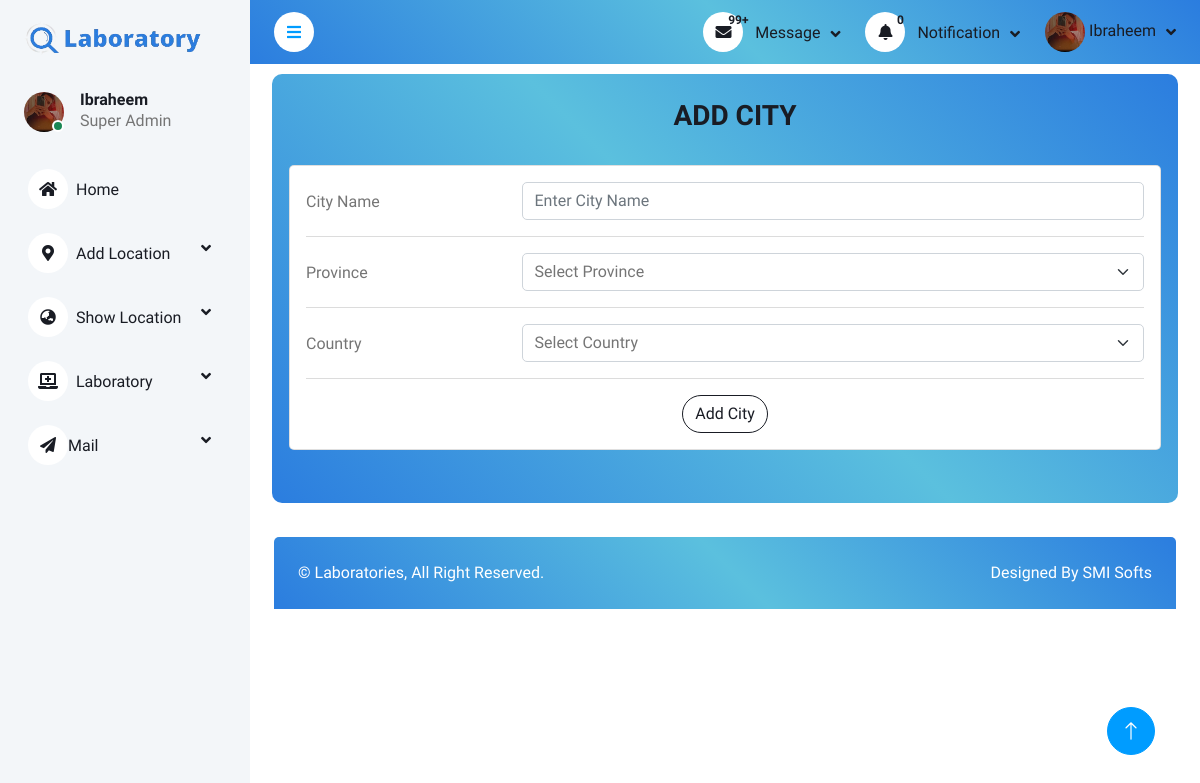
The page /Dashborads/add.location.php?id=city (signed in) on the database its author committed.
### tables this page shows
CREATE TABLE `signup` (
  `id` int(5) UNSIGNED ZEROFILL NOT NULL,
  `userName` varchar(20) NOT NULL,
  `userEmail` varchar(50) NOT NULL,
  `userFullName` varchar(50) DEFAULT NULL,
  `userimage` varchar(50) DEFAULT NULL,
  `userCNIC` varchar(20) NOT NULL,
  `userPhone` varchar(15) NOT NULL,
  `userReligion` varchar(20) DEFAULT NULL,
  `userGender` varchar(10) DEFAULT NULL,
  `userCity` varchar(30) DEFAULT NULL,
  `userCountry` varchar(30) DEFAULT NULL,
  `userAddress` varchar(50) DEFAULT NULL,
  `userPassword` varchar(70) NOT NULL,
  `Role` varchar(15) DEFAULT 'User',
  `Status` varchar(10) NOT NULL
);

### Dashborads/add.location.php (the view, shortened to what the rows shown need)
<?php
require("auth/auth.check.php");
?>
<?php require("includes/header.inc.php"); ?>
<?php require("components/navbar.php"); ?>
<?php require("components/sidebar.php"); ?>
</div>
<?php require("includes/footer.inc.php"); ?>

### Dashborads/components/navbar.php (shortened to what the rows shown need)
<?php
$id = 0;
if (isset($_SESSION['userDetails'])) {
    $userDetail = $_SESSION['userDetails'];
    $id = (int) $userDetail['userId'];
}
?>
<nav class="navbar navbar-expand bg-light navbar-light sticky-top px-4 py-0" style="background-image: linear-gradient(45deg, #2B7DDF 0%, #5bc0de 51%, #2B7DDF 100%);" >
    <div class="navbar-nav align-items-center ms-auto">
        <div class="nav-item dropdown">
            <?php
            $query = mysqli_query($conn, "SELECT * FROM `signup` where id = $id");
            if (mysqli_num_rows($query) > 0) {
                $row = mysqli_fetch_assoc($query); ?>
                <a href="#" class="nav-link dropdown-toggle" data-bs-toggle="dropdown">
                    <?php if (isset($row['userimage'])) { ?>
                        <img class="rounded-circle" src="assets/img/UserImages/<?php echo $row['userimage'] ?>" alt="" style="width: 40px; height: 40px;">
                    <?php } else { ?>
                        <img class="rounded-circle" src="./assets/img/user.png" alt="" style="width: 40px; height: 40px;">
                <?php }
                } ?>
                <span class="d-none d-lg-inline-flex"><?php echo $userDetail['userName'] ?></span>
                </a>
        </div>
    </div>
</nav>

### Dashborads/components/sidebar.php (shortened to what the rows shown need)
<div class="sidebar pe-4 pb-3">
    <nav class="navbar bg-light navbar-light">
        <a href="index.php" class="navbar-brand mx-4 mb-3 d-block">
            <h1><img src="assets/img/sidebar.png" width="100%" style="position: relative;" alt="logo" class="logo"></h1>
        </a>
        <div class="d-flex align-items-center ms-4 mb-4">
            <div class="position-relative">
                <?php
                $query = mysqli_query($conn, "SELECT * FROM `signup` where id = $id");
                if (mysqli_num_rows($query) > 0) {
                    $row = mysqli_fetch_assoc($query);
                    if (isset($row['userimage'])) { ?>
                        <img class="rounded-circle" src="assets/img/userImages/<?php echo $row['userimage'] ?>" alt="" style="width: 40px; height: 40px;">
                    <?php } else { ?>
                        <img class="rounded-circle" src="./assets/img/user.png" alt="" style="width: 40px; height: 40px;">
                    <?php } ?>
                    <div class="bg-success rounded-circle border border-2 border-white position-absolute end-0 bottom-0 p-1"></div>
            </div>
        <?php } ?>
        <div class="ms-3">
            <h6 class="mb-0"><?php echo $userDetail['userName'] ?></h6>
            <span><?php echo $userDetail['Role'] ?></span>
        </div>
        </div>
    </nav>
</div>

### rows shown on the page
signup: userimage (picture), userName "Ibraheem", Role "Super Admin"

### other values the page prints
$row['count'] "0"
